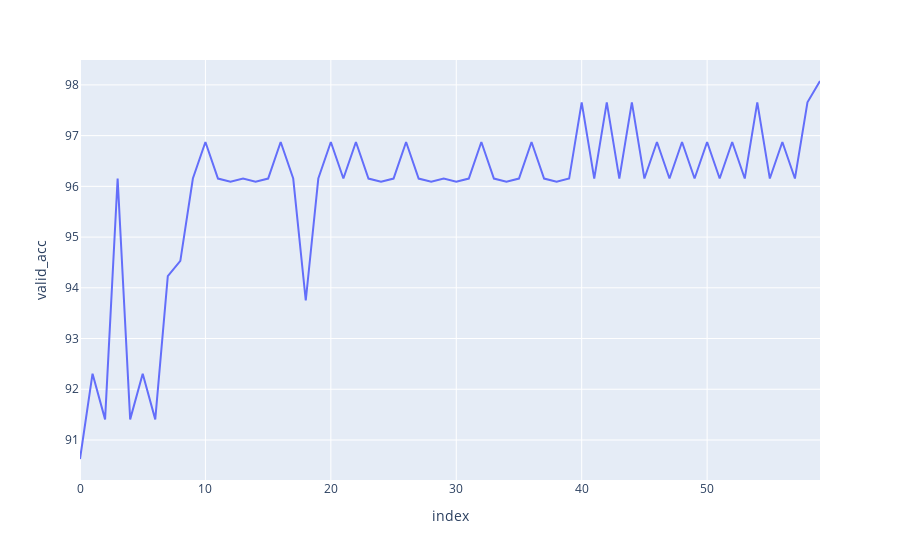

Source (notebook cell):
### Markdown cell above
### Saving best model: early stopping
It may have happend that the model has reached the highest validation accuracy (and/or lower validation loss) not at the last epoch. It means that the model overfitted the training data.

A possible way to avoid this phenomenon is to save the model achieving the best validation accuracy (other possible solutions includes reducing the learning rate and decreasing the number of training epochs).

There exists two possible way to do it in pytorch. ``torch.save()`` and ``torch.load()`` can be used with any kind of objects. Torch will serialized this object through pickle. However, if the code generating the object is modified the code might brake in several ways. To avoid this issue, torch provides another couple of functions, ``model.state_dict()`` and ``model.load_state_dict()``, which only save and load the weights of the network.

    torch.save(model.state_dict(), "best_model.pt")
    model.load_state_dict(torch.load("best_model.pt"))

For further information on this topic, please read this [tutorial](https://pytorch.org/tutorials/beginner/saving_loading_models.html).

### Code cell
model = DigitsLogistic()
opt = optim.SGD(model.parameters(), lr=lr)
epochs = 30


def fit(
  model: nn.Module,
  opt: optim.Adam,
  epochs: int,
  loss_func: Callable,
  train_dl: TensorDataset,
  valid_dl: TensorDataset,
):

  valid_losses = []
  valid_accs = []
  best_acc = 0
  
  for epoch in range(epochs):
    for X_curr, y_curr in train_dl:
      y_pred_curr = model(X_curr)
      loss = loss_func(y_pred_curr, y_curr)

      loss.backward()
      opt.step()
      opt.zero_grad()

    for X_val_curr, y_val_curr in valid_dl:
      valid_loss = float(loss_func(model(X_val_curr), y_val_curr))
      valid_losses.append(valid_loss)

      acc_loss = accuracy(model(X_val_curr), y_val_curr)
      valid_accs.append(acc_loss)

    epoch_acc = np.mean(valid_accs)
    if epoch_acc > best_acc:
      best_acc = epoch_acc
      torch.save(model.state_dict(), "best_model.pt")

      print(
          f"Epoch {epoch}: Val Loss {np.mean(valid_losses):.2f}, "
          f"Val Acc: {np.mean(valid_accs):.2f}"
      )

  df = pd.DataFrame({"valid_loss": valid_losses, "valid_acc": valid_accs})
  px.line(df, y="valid_acc").show()

fit(model, opt, epochs, loss_func, train_dl, valid_dl)
model.load_state_dict(torch.load("best_model.pt"))
model.eval()
print(f"Acc: {np.mean([accuracy(model(xb), yb) for xb, yb in valid_dl])}")

### Figure 1 — Plotly figure (JSON) as saved in the notebook; plotly's stock layout.template omitted (floating-point values rounded to 4 significant figures)
{"data": [{"hovertemplate": "index=%{x}<br>valid_acc=%{y}<extra></extra>", "legendgroup": "", "line": {"color": "#636efa", "dash": "solid"}, "marker": {"symbol": "circle"}, "mode": "lines", "name": "", "orientation": "v", "showlegend": false, "type": "scatter", "x": [0, 1, 2, 3, 4, 5, 6, 7, 8, 9, 10, 11, 12, 13, 14, 15, 16, 17, 18, 19, 20, 21, 22, 23, 24, 25, 26, 27, 28, 29, 30, 31, 32, 33, 34, 35, 36, 37, 38, 39, 40, 41, 42, 43, 44, 45, 46, 47, 48, 49, 50, 51, 52, 53, 54, 55, 56, 57, 58, 59], "xaxis": "x", "y": [90.62, 92.31, 91.41, 96.15, 91.41, 92.31, 91.41, 94.23, 94.53, 96.15, 96.88, 96.15, 96.09, 96.15, 96.09, 96.15, 96.88, 96.15, 93.75, 96.15, 96.88, 96.15, 96.88, 96.15, 96.09, 96.15, 96.88, 96.15, 96.09, 96.15, 96.09, 96.15, 96.88, 96.15, 96.09, 96.15, 96.88, 96.15, 96.09, 96.15, 97.66, 96.15, 97.66, 96.15, 97.66, 96.15, 96.88, 96.15, 96.88, 96.15, 96.88, 96.15, 96.88, 96.15, 97.66, 96.15, 96.88, 96.15, 97.66, 98.08], "yaxis": "y"}], "layout": {"legend": {"tracegroupgap": 0}, "margin": {"t": 60}, "xaxis": {"anchor": "y", "domain": [0, 1], "title": {"text": "index"}}, "yaxis": {"anchor": "x", "domain": [0, 1], "title": {"text": "valid_acc"}}}}
